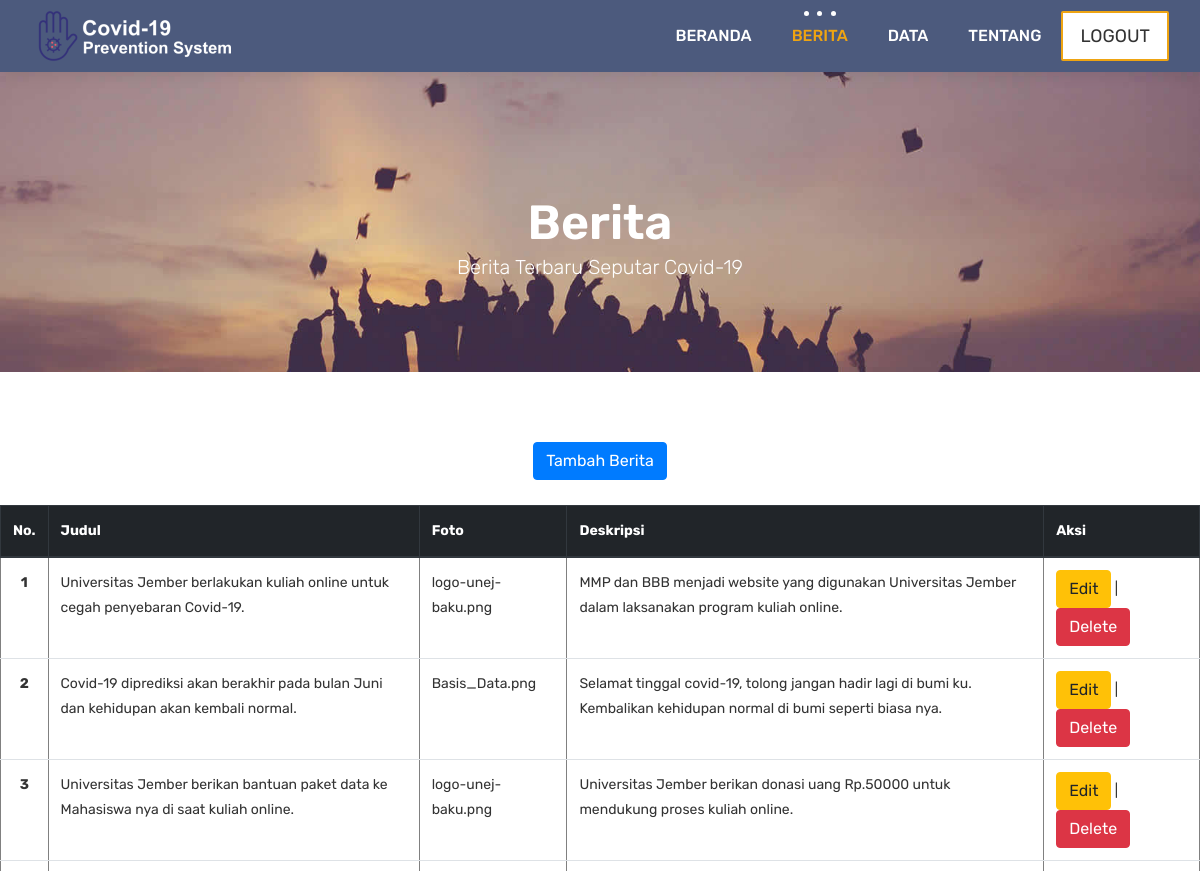
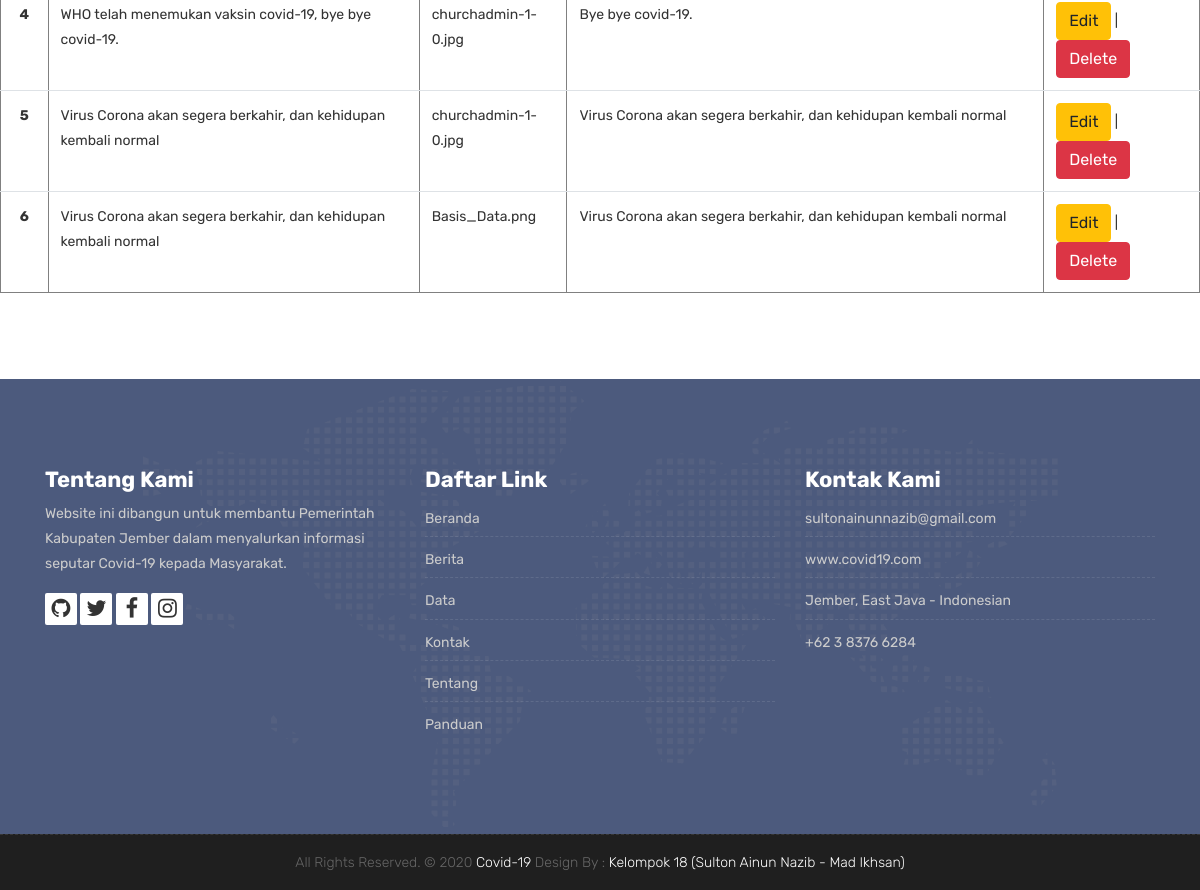
Screenshot of /adminBerita.php with the database file from the repository (2 pictures, top to bottom).
### tables this page shows
CREATE TABLE `berita` (
  `idBerita` int(11) NOT NULL,
  `judul` varchar(255) NOT NULL,
  `foto` varchar(100) NOT NULL,
  `ukuran` int(11) NOT NULL,
  `tipe` varchar(20) NOT NULL,
  `deskripsi` text NOT NULL
);

### config.php (called while the page is built, shortened)
<?php
$dbServername = 'localhost';
$dbUsername = 'root';
$dbPassword = '';
$dbName = 'dbPemweb';
$db = mysqli_connect($dbServername, $dbUsername, $dbPassword, $dbName);
function tampil($tabel, $key = ""){
    global $db;
    $query = "SELECT * from " . $tabel . $key;
    $cek = mysqli_query($db, $query);
    return $cek;
}
 ?>

### adminBerita.php (the view, shortened to what this page needs)
<?php
include 'config.php';
$key = '';
$get_data = tampil('berita', $key);
 ?>
<!DOCTYPE html>
<html lang="en">
    <link rel="stylesheet" href="css/bootstrap.min.css">
    <link rel="stylesheet" href="style.css">
    <link rel="stylesheet" href="css/versions.css">
    <link rel="stylesheet" href="css/responsive.css">
    <link rel="stylesheet" href="css/custom.css">
</head>
<body class="host_version">
  <header class="top-navbar">
    <nav class="navbar navbar-expand-lg navbar-light bg-light">
      <div class="container-fluid">
        <a class="navbar-brand" href="index.php">
          <img src="images/logo.png" alt="" />
        </a>
        <div class="collapse navbar-collapse" id="navbars-host">
          <ul class="navbar-nav ml-auto">
            <li class="nav-item"><a class="nav-link" href="adminDashboard.php">Beranda</a></li>
            <li class="nav-item active"><a class="nav-link" href="adminBerita.php">Berita</a></li>
            <li class="nav-item"><a class="nav-link" href="adminData.php">Data</a></li>
            <li class="nav-item dropdown">
              <a class="nav-link dropdown-toggle" href="#" id="dropdown-a" data-toggle="dropdown">Tentang </a>
            </li>
          </ul>
          <ul class="nav navbar-nav navbar-right">
            <li><a class="hover-btn-new log orange" href="index.php" data-target="#login"
                   onclick="return confirm('Keluar?')"><span>Logout</span></a></li>
          </ul>
        </div>
      </div>
    </nav>
  </header>
	<div class="all-title-box">
		<div class="container text-center">
			<h1>Berita<span class="m_1">Berita terbaru seputar Covid-19</span></h1>
		</div>
	</div>
  <center>
    <div id="overviews" class="section wb">
      <a href="addBerita.php"> <input type="button" class="btn btn-primary" value="Tambah Berita"> </a>
      <br> <br>
      <table class="table" width='25%' border=1>
        <thead class="thead-dark">
            <tr>
                <th scope="col" width="3%">No.</th>
                <th scope="col">Judul</th>
                <th scope="col">Foto</th>
                <th scope="col">Deskripsi</th>
                <th scope="col" width="13%">Aksi</th>
            </tr>
        </thead>
        <tbody>
          <?php
          $no = 1;
            while ($data = mysqli_fetch_array($get_data)) {
              ?>
                <tr>
                    <th scope="row" class="text-center"><?= $no; ?></th>
                    <td><?= $data['judul'] ?></td>
                    <td><?= $data['foto'] ?></td>
                    <td><?= $data['deskripsi'] ?></td>
                    <td> <a href="editBerita.php?id=<?= $data['idBerita']?>">
                           <input type="button" class="btn btn-warning" value="Edit"> </a> |
                         <a href="deleteBerita.php?id=<?= $data['idBerita']?>" onclick="return confirm('Hapus berita ini?')">
                           <input type="button" class="btn btn-danger" value="Delete"> </a>
                    </td>
                </tr>
                <?php
                $no++;
              }
             ?>
        </tbody>
      </table>
    </div>
  </center>
<footer class="footer">
    <div class="container">
        <div class="row">
            <div class="col-lg-4 col-md-4 col-xs-12">
                <div class="widget clearfix">
                    <div class="widget-title">
                        <h3>Tentang Kami</h3>
                    </div>
                    <p> Website ini dibangun untuk membantu Pemerintah Kabupaten Jember dalam menyalurkan informasi
                      seputar Covid-19 kepada Masyarakat. </p>
        <div class="footer-right">
          <ul class="footer-links-soi">
            <li><a href="https://github.com/inun7"><i class="fa fa-github"></i></a></li>
            <li><a href="#"><i class="fa fa-twitter"></i></a></li>
            <li><a href="#"><i class="fa fa-facebook"></i></a></li>
            <li><a href="#"><i class="fa fa-instagram"></i></a></li>
          </ul>
        </div>
                </div>
            </div>
    <div class="col-lg-4 col-md-4 col-xs-12">
                <div class="widget clearfix">
                    <div class="widget-title">
                        <h3>Daftar Link</h3>
                    </div>
                    <ul class="footer-links">
                        <li><a href="#">Beranda</a></li>
                        <li><a href="berita.php">Berita</a></li>
                        <li><a href="data.php">Data</a></li>
                        <li><a href="kontak.php">Kontak</a></li>
                        <li><a href="tentang.php">Tentang</a></li>
                        <li><a href="panduan.php">Panduan</a></li>
                    </ul>
                </div>
            </div>
            <div class="col-lg-4 col-md-4 col-xs-12">
                <div class="widget clearfix">
                    <div class="widget-title">
                        <h3>Kontak Kami</h3>
                    </div>
                    <ul class="footer-links">
                        <li><a href="mailto:#">sultonainunnazib@gmail.com</a></li>
                        <li><a href="#">www.covid19.com</a></li>
                        <li>Jember, East Java - Indonesian</li>
                        <li>+62 3 8376 6284</li>
                    </ul>
                </div>
            </div>
        </div>
    </div>
</footer>
    <div class="copyrights">
        <div class="container">
            <div class="footer-distributed">
                <div class="footer-center">
                    <p class="footer-company-name">All Rights Reserved. &copy; 2020 <a href="#">Covid-19</a> Design By : <a href="bit.ly/inunBiography">Kelompok 18 (Sulton Ainun Nazib - Mad Ikhsan)</a></p>
                </div>
            </div>
        </div>
    </div>
</body>
</html>

### rows the page displays
berita: judul "Universitas Jember berlakukan kuliah online untuk cegah penyebaran Covid-19.", foto "logo-unej-baku.png", deskripsi "MMP dan BBB menjadi website yang digunakan Universitas Jember dalam laksanakan program kuliah online."
berita: judul "Covid-19 diprediksi akan berakhir pada bulan Juni dan kehidupan akan kembali normal.", foto "Basis_Data.png", deskripsi "Selamat tinggal covid-19, tolong jangan hadir lagi di bumi ku. Kembalikan kehidupan normal di bumi seperti biasa nya."
berita: judul "Universitas Jember berikan bantuan paket data ke Mahasiswa nya di saat kuliah online.", foto "logo-unej-baku.png", deskripsi "Universitas Jember berikan donasi uang Rp.50000 untuk mendukung proses kuliah online."
berita: judul "WHO telah menemukan vaksin covid-19, bye bye covid-19.", foto "churchadmin-1-0.jpg", deskripsi "Bye bye covid-19."
berita: judul "Virus Corona akan segera berkahir, dan kehidupan kembali normal", foto "churchadmin-1-0.jpg", deskripsi "Virus Corona akan segera berkahir, dan kehidupan kembali normal"
berita: judul "Virus Corona akan segera berkahir, dan kehidupan kembali normal", foto "Basis_Data.png", deskripsi "Virus Corona akan segera berkahir, dan kehidupan kembali normal"
